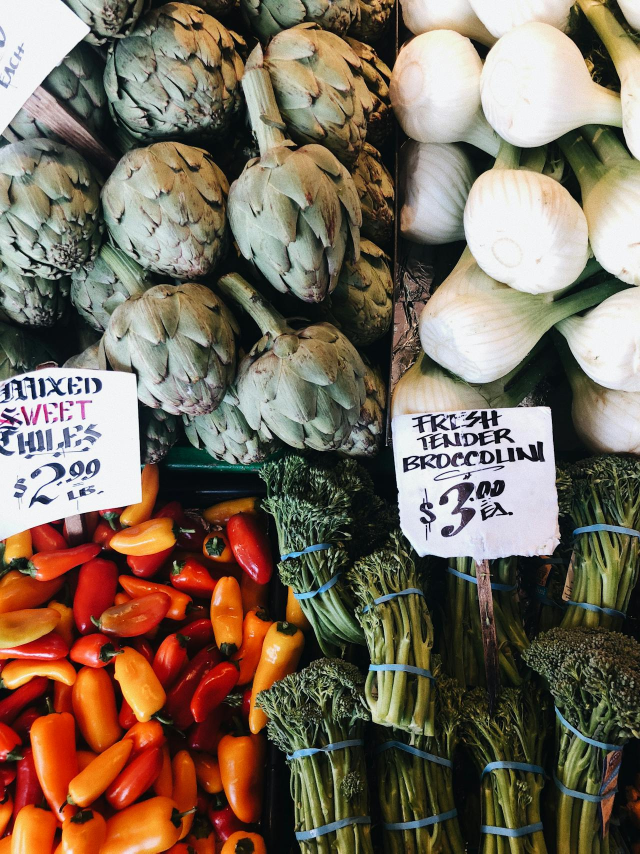
#> input picture image1.jpg, 1280 x 1707 px, given in place of output_clip.avi, which was not available (shown at 1/2 size)
$ python optical_flow_analysis.py
#> lines starting #> are read from the running program, lines starting #| are printed output that depends on the picture; after the words box and inside, x2 and y2 are one past the last pixel; in counts of white or black regions, pixels touching at a corner belong together; pictures that were not available may be replaced by others from this repository, and a replacement may not be noted
import cv2
import numpy as np

video_path = "output_clip.avi"
cap = cv2.VideoCapture(video_path)

# Output writer
fourcc = cv2.VideoWriter_fourcc(*'XVID')
out_dense = cv2.VideoWriter('dense_flow.avi', fourcc, 20.0, (640, 480))
out_sparse = cv2.VideoWriter('sparse_flow.avi', fourcc, 20.0, (640, 480))

# Params for Lucas–Kanade (Sparse)
lk_params = dict(winSize=(15, 15), maxLevel=2,
                 criteria=(cv2.TERM_CRITERIA_EPS | cv2.TERM_CRITERIA_COUNT, 10, 0.03))

# Read first frame
ret, first_frame = cap.read()
#> first_frame is the input picture: shape (1707, 1280, 3); mean B, G, R 90.8, 107.1, 122
first_frame = cv2.resize(first_frame, (640, 480))
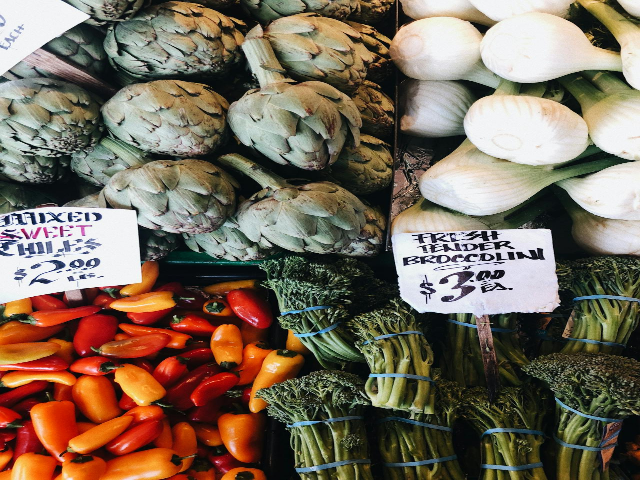
#> first_frame: shape (480, 640, 3); mean B, G, R 90.7, 106.9, 121.9
prev_gray = cv2.cvtColor(first_frame, cv2.COLOR_BGR2GRAY)
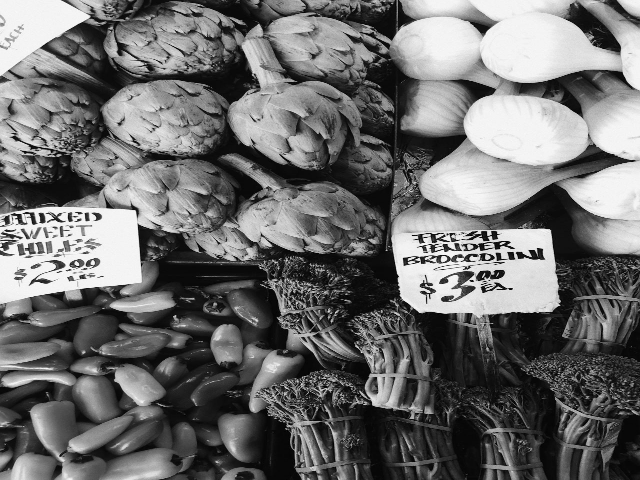
#> prev_gray: shape (480, 640); min 1, max 255, mean 109.6

# Initialize points for sparse optical flow
prev_pts = cv2.goodFeaturesToTrack(prev_gray, maxCorners=100, qualityLevel=0.3, minDistance=7)
#> prev_pts = 100 rows, first 8: [417, 237], [16, 217], [509, 242], [485, 247], [538, 249], [419, 259], [529, 250], [450, 234]

hsv_mask = np.zeros_like(first_frame)
hsv_mask[..., 1] = 255  # For dense optical flow coloring

while cap.isOpened():
    ret, frame = cap.read()
    if not ret:
        break

    frame = cv2.resize(frame, (640, 480))
    gray = cv2.cvtColor(frame, cv2.COLOR_BGR2GRAY)

    # --- DENSE OPTICAL FLOW (Farneback) ---
    flow = cv2.calcOpticalFlowFarneback(prev_gray, gray, None,
                                        0.5, 3, 15, 3, 5, 1.2, 0)
    mag, ang = cv2.cartToPolar(flow[..., 0], flow[..., 1])
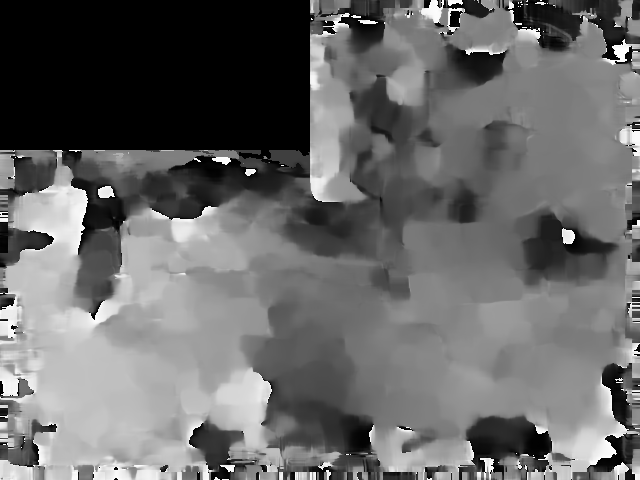
#> ang: shape (480, 640) float32; min 0, max 6.28, mean 2.59; drawn with min black and max white
    hsv_mask[..., 0] = ang * 180 / np.pi / 2
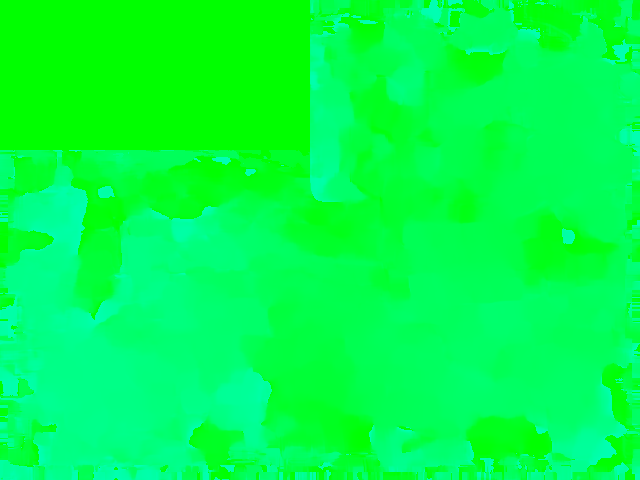
#> hsv_mask: shape (480, 640, 3); mean of channels 0, 1, 2 73.9, 255, 0; drawn as B, G, R
    hsv_mask[..., 2] = cv2.normalize(mag, None, 0, 255, cv2.NORM_MINMAX)
#> hsv_mask: shape (480, 640, 3); 1.32% of pixels changed, all inside (x1, y1, x2, y2) = (0, 0, 640, 480)
    dense_flow = cv2.cvtColor(hsv_mask, cv2.COLOR_HSV2BGR)
    out_dense.write(dense_flow)
    cv2.imshow("Dense Optical Flow", dense_flow)

    # --- SPARSE OPTICAL FLOW (Lucas–Kanade) ---
    next_pts, status, _ = cv2.calcOpticalFlowPyrLK(prev_gray, gray, prev_pts, None, **lk_params)
#> next_pts has the same summary as prev_pts; status = 100 values from 1 to 1

    # Draw the tracks
    mask = np.zeros_like(frame)
    if next_pts is not None and prev_pts is not None:
        for i, (new, old) in enumerate(zip(next_pts[status == 1], prev_pts[status == 1])):
            a, b = new.ravel()
            c, d = old.ravel()
            mask = cv2.line(mask, (int(a), int(b)), (int(c), int(d)), (0, 255, 0), 2)
            frame = cv2.circle(frame, (int(a), int(b)), 3, (0, 0, 255), -1)
#> this loop made 100 passes
#> (a, b, c, d) on passes 1 to 12: (417, 237, 417, 237), (16, 217, 16, 217), (509, 242, 509, 242), (485, 247, 485, 247), (538, 249, 538, 249), (419, 259, 419, 259), (529, 250, 529, 250), (450, 234, 450, 234), (496, 253, 496, 253), (435, 249, 435, 249), (78, 264, 78, 264), (424, 239, 424, 239)
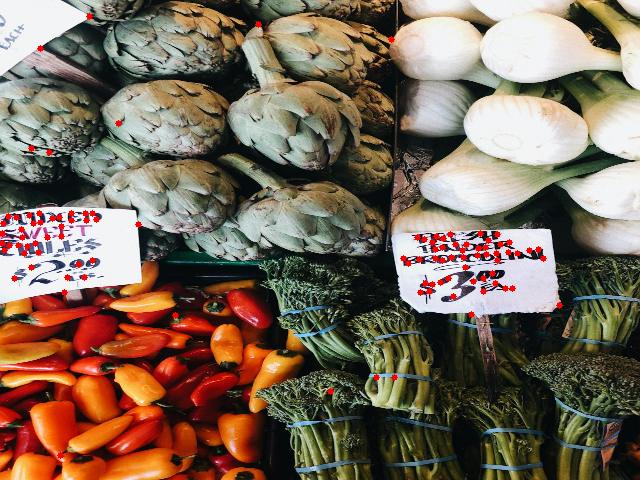
#> frame: shape (480, 640, 3); mean B, G, R 89.2, 105.6, 123
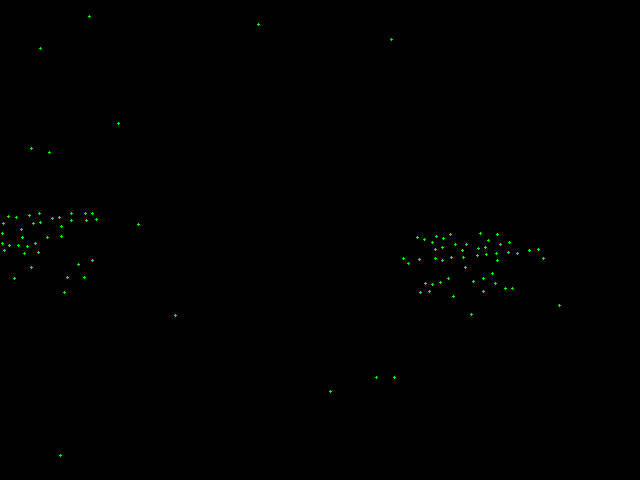
#> mask: shape (480, 640, 3); mean of channels 0, 1, 2 0, 0.4, 0; drawn as B, G, R
        sparse_output = cv2.add(frame, mask)
        out_sparse.write(sparse_output)
        cv2.imshow("Sparse Optical Flow", sparse_output)

    # Update previous frame/points
    prev_gray = gray.copy()
    if next_pts is not None:
        prev_pts = next_pts[status == 1].reshape(-1, 1, 2)

    if cv2.waitKey(1) & 0xFF == ord('q'):
#> (key q is pressed here)
        break

cap.release()
out_dense.release()
out_sparse.release()
cv2.destroyAllWindows()

$ run again, on image4.jpg
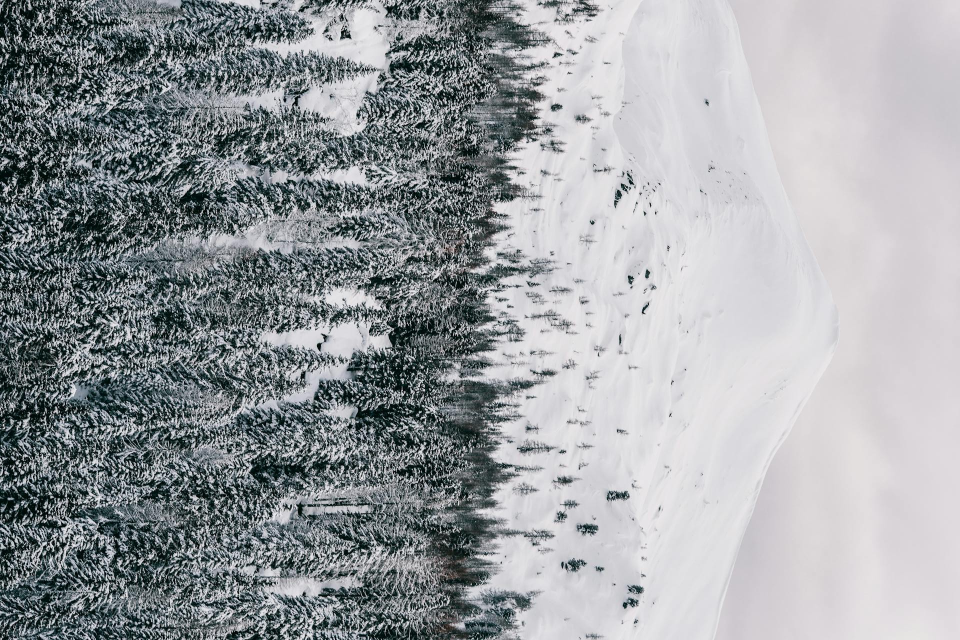
#> input picture image4.jpg, 1920 x 1280 px, given in place of output_clip.avi, which was not available (shown at 1/2 size)
#> first_frame is the input picture: shape (1280, 1920, 3); mean B, G, R 160.6, 157.3, 153.7
#> first_frame: shape (480, 640, 3)
#> prev_pts = 100 rows, first 8: [12, 182], [233, 28], [256, 119], [308, 48], [5, 41], [16, 252], [177, 448], [220, 29]
#> next_pts has the same summary as prev_pts; status = 100 values from 1 to 1
#> the loop `for i, (new, old) in enumerate(zip(next_pts[status == 1], prev_pts[sta..` made 100 passes
#> (a, b, c, d) on passes 1 to 8: (12, 182, 12, 182), (233, 28, 233, 28), (256, 119, 256, 119), (308, 48, 308, 48), (5, 41, 5, 41), (16, 252, 16, 252), (177, 448, 177, 448), (220, 29, 220, 29)
#> after the loop `for i, (new, old) in enumerate(zip(next_pts[status == 1], prev_pts[sta..`:
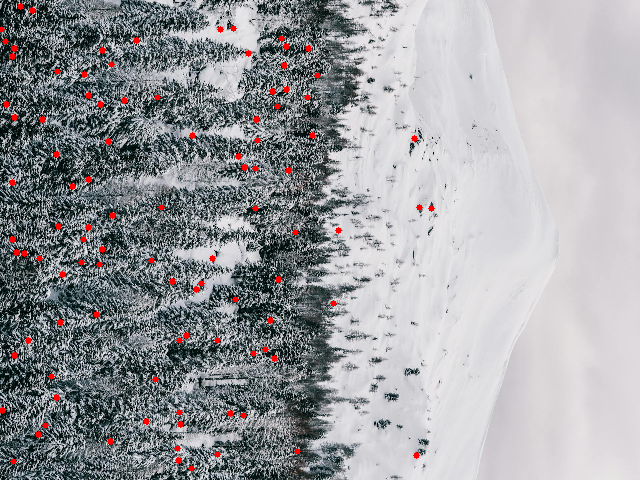
#> frame: shape (480, 640, 3); mean B, G, R 159.5, 156.3, 155.2
#> after the loop `for i, (new, old) in enumerate(zip(next_pts[status == 1], prev_pts[sta..`:
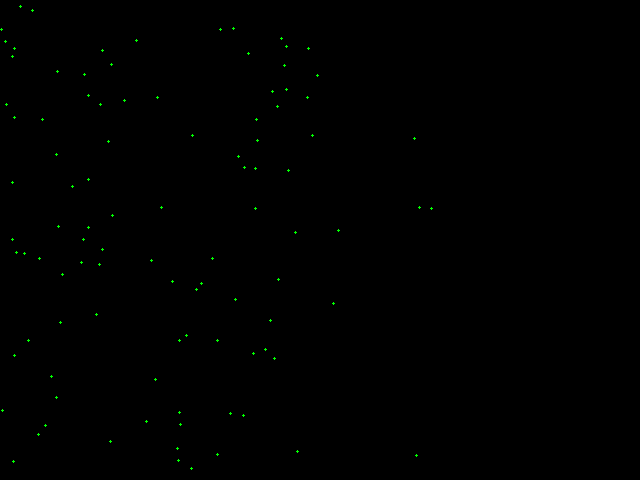
#> mask: shape (480, 640, 3); mean of channels 0, 1, 2 0, 0.4, 0; drawn as B, G, R
